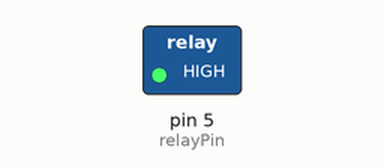
Recording of a sketch running on a simulated Arduino Uno, built with avr-gcc and run on an emulated ATmega328P. On the bench: switched loads named in the sketch (green lamp = pin HIGH). Dashed ring = blinking. What the sketch prints to the serial monitor is not drawn.

Above: at 0.5 s.
Timing chart, 0 to 4.6 s (numbered marks = the images above):
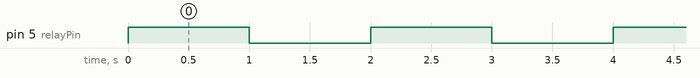

Measured:
- by itself, pin 5 (relayPin): alternates HIGH for 1.0 s and LOW for 1.0 s

The sketch:

Rel__sensor.ino
```cpp
const int relayPin = 5; // Pin del módulo de relé


bool relayState = false; // Variable para almacenar el estado del relé


void setup() {

  pinMode(relayPin, OUTPUT); // Configurar el pin del relé como salida

  Serial.begin(9600); // Inicializar la comunicación serial

}


void loop() {

  if (relayState == false) { // Si el relé está apagado

    digitalWrite(relayPin, HIGH); // Encender el relé

    Serial.println("Relé encendido"); // Imprimir un mensaje por el puerto serial

    relayState = true; // Actualizar el estado del relé

  } else { // Si el relé está encendido

    digitalWrite(relayPin, LOW); // Apagar el relé

    Serial.println("Relé apagado"); // Imprimir un mensaje por el puerto serial

    relayState = false; // Actualizar el estado del relé

  }


  delay(1000); // Pequeña pausa para que se pueda apreciar el cambio de estado del relé

}
```
